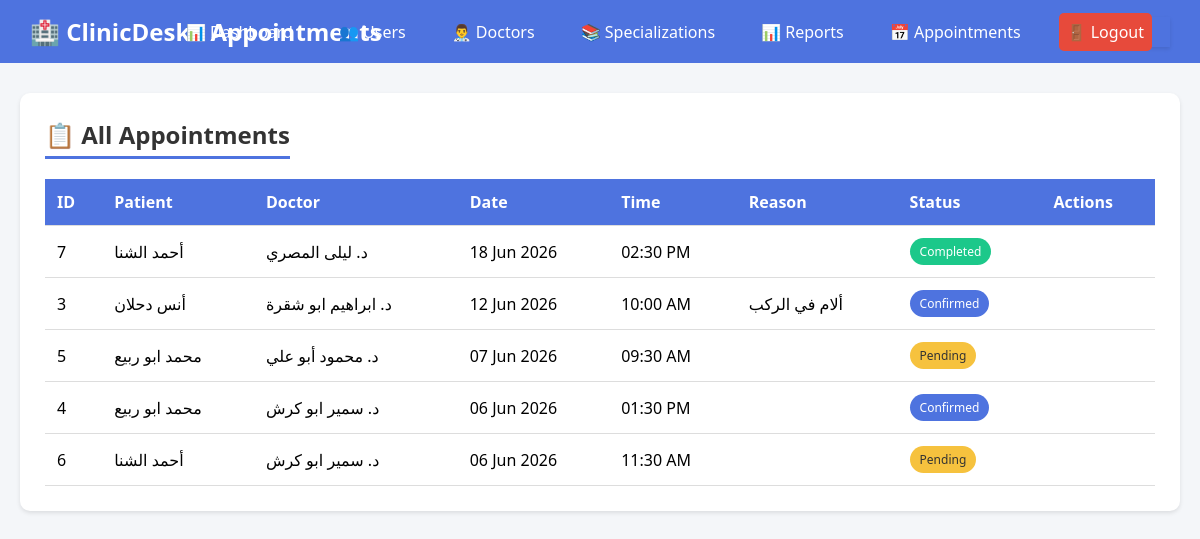
Page /appointments.php (signed in) on the committed database.
### tables this page shows
CREATE TABLE `appointments` (
  `id` int(10) UNSIGNED NOT NULL,
  `patient_id` int(10) UNSIGNED NOT NULL,
  `doctor_id` int(10) UNSIGNED NOT NULL,
  `appt_date` date NOT NULL,
  `appt_time` time NOT NULL,
  `status` enum('pending','confirmed','completed','cancelled') NOT NULL DEFAULT 'pending',
  `reason` varchar(255) DEFAULT NULL,
  `doctor_notes` text DEFAULT NULL,
  `created_at` timestamp NOT NULL DEFAULT current_timestamp()
);

CREATE TABLE `users` (
  `id` int(10) UNSIGNED NOT NULL,
  `name` varchar(120) NOT NULL,
  `email` varchar(180) NOT NULL,
  `password` varchar(255) NOT NULL,
  `role` enum('admin','doctor','patient') NOT NULL DEFAULT 'patient',
  `phone` varchar(20) DEFAULT NULL,
  `avatar` varchar(255) DEFAULT NULL,
  `is_active` tinyint(1) NOT NULL DEFAULT 1,
  `created_at` timestamp NOT NULL DEFAULT current_timestamp()
);

### appointments.php (the view, shortened to what this page needs)
<?php
$host = 'localhost';
$user = 'root';
$pass = '';
$db = 'clinicdesk_db';
$conn = new mysqli($host, $user, $pass, $db);
$role = $_SESSION['user_role'];
if ($role == 'admin') {
    $appointments = $conn->query("SELECT a.*, pat.name as patient_name, doc.name as doctor_name, s.name as specialization FROM appointments a JOIN users pat ON a.patient_id = pat.id JOIN doctors d ON a.doctor_id = d.id JOIN users doc ON d.user_id = doc.id JOIN specializations s ON d.specialization_id = s.id ORDER BY a.appt_date DESC, a.appt_time DESC");
}
?>
<!DOCTYPE html>
<html>
<head>
</head>
<body>
    <div class="header">
        <h1>🏥 ClinicDesk - Appointments</h1>
          <?php include 'navbar.php'; ?>
    </div>
    <div class="container">
        <div class="card">
            <h2>📋 <?= $role == 'admin' ? 'All' : ($role == 'doctor' ? 'My Schedule' : 'My') ?> Appointments</h2>
            <table>
                <thead>
                    <tr>
                        <th>ID</th>
                        <?php if ($role == 'admin'): ?>
                            <th>Patient</th>
                            <th>Doctor</th>
                        <?php elseif ($role == 'doctor'): ?>
                            <th>Patient</th>
                        <?php else: ?>
                            <th>Doctor</th>
                            <th>Specialization</th>
                        <?php endif; ?>
                        <th>Date</th>
                        <th>Time</th>
                        <th>Reason</th>
                        <th>Status</th>
                        <th>Actions</th>
                    </tr>
                </thead>
                <tbody>
                    <?php if ($appointments->num_rows > 0): ?>
                        <?php while($apt = $appointments->fetch_assoc()): ?>
                        <tr>
                            <td><?= $apt['id'] ?></td>
                            <?php if ($role == 'admin'): ?>
                                <td><?= htmlspecialchars($apt['patient_name']) ?></td>
                                <td><?= htmlspecialchars($apt['doctor_name']) ?></td>
                            <?php elseif ($role == 'doctor'): ?>
                                <td><?= htmlspecialchars($apt['patient_name']) ?></td>
                            <?php else: ?>
                                <td><?= htmlspecialchars($apt['doctor_name']) ?></td>
                                <td><?= htmlspecialchars($apt['specialization']) ?></td>
                            <?php endif; ?>
                            <td><?= date('d M Y', strtotime($apt['appt_date'])) ?></td>
                            <td><?= date('h:i A', strtotime($apt['appt_time'])) ?></td>
                            <td><?= htmlspecialchars($apt['reason'] ?? '-') ?></td>
                            <td>
                                <span class="badge badge-<?= $apt['status'] ?>">
                                    <?= ucfirst($apt['status']) ?>
                                </span>
                            </td>
                            <td>
                            </td>
                        </tr>
                        <?php endwhile; ?>
                    <?php else: ?>
                        <tr>
                            <td colspan="8" style="text-align: center;">No appointments found</td>
                        </tr>
                    <?php endif; ?>
                </tbody>
            </table>
        </div>
    </div>
</body>
</html>

### appointments.php (style rules this page uses)
* { margin: 0; padding: 0; box-sizing: border-box; }
body { font-family: 'Segoe UI', Tahoma, Geneva, Verdana, sans-serif; background: #f4f6f9; }
.header { background: #4e73df; color: white; padding: 15px 30px; display: flex; justify-content: space-between; align-items: center; flex-wrap: wrap; }
.header h1 { font-size: 24px; }
.container { max-width: 1400px; margin: 30px auto; padding: 0 20px; }
.card { background: white; border-radius: 10px; padding: 25px; margin-bottom: 25px; box-shadow: 0 2px 4px rgba(0,0,0,0.1); }
.card h2 { margin-bottom: 20px; color: #333; border-bottom: 3px solid #4e73df; display: inline-block; padding-bottom: 5px; }
table { width: 100%; border-collapse: collapse; }
th, td { padding: 12px; text-align: left; border-bottom: 1px solid #ddd; }
th { background: #4e73df; color: white; }
.badge { padding: 5px 10px; border-radius: 20px; font-size: 12px; color: white; display: inline-block; }
.badge-pending { background: #f6c23e; color: #333; }
.badge-confirmed { background: #4e73df; }
.badge-completed { background: #1cc88a; }

### rows in the picture
appointments: id "7", patient.name "أحمد الشنا", users.name "د. ليلى المصري", appt_date "18 Jun 2026", appt_time "02:30 PM", status "Completed"
appointments: id "3", patient.name "أنس دحلان", users.name "د. ابراهيم ابو شقرة", appt_date "12 Jun 2026", appt_time "10:00 AM", reason "ألام في الركب", status "Confirmed"
appointments: id "5", patient.name "محمد ابو ربيع", users.name "د. محمود أبو علي", appt_date "07 Jun 2026", appt_time "09:30 AM", status "Pending"
appointments: id "4", patient.name "محمد ابو ربيع", users.name "د. سمير ابو كرش", appt_date "06 Jun 2026", appt_time "01:30 PM", status "Confirmed"
appointments: id "6", patient.name "أحمد الشنا", users.name "د. سمير ابو كرش", appt_date "06 Jun 2026", appt_time "11:30 AM", status "Pending"
